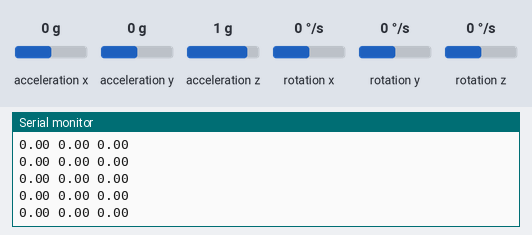
The sketch below on a simulated Arduino Uno, built with avr-gcc and run on an emulated ATmega328P. Shown: the last lines printed to the serial monitor. Wiring (inferred from the names in the program): MPU-6050 motion sensor at I2C address 0x68. Inputs (shaded band) come from the test bench; at power-on: acceleration y 0 g, acceleration z 1 g, rotation x 0 °/s, acceleration x 0 g, rotation y 0 °/s, rotation z 0 °/s.

Above: at 1.3 s.
1.4 s: acceleration y set to 1.4 g
At 2.5 s:
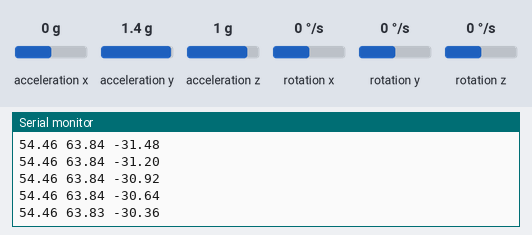
4.4 s: acceleration z set to -1.4 g
At 5.4 s:
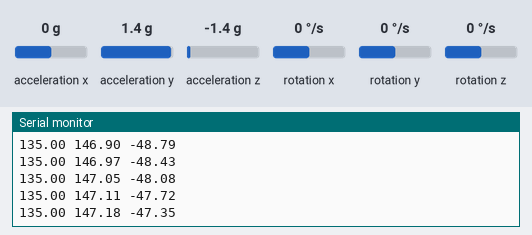
5.9 s: rotation x set to -192 °/s
At 6.8 s:
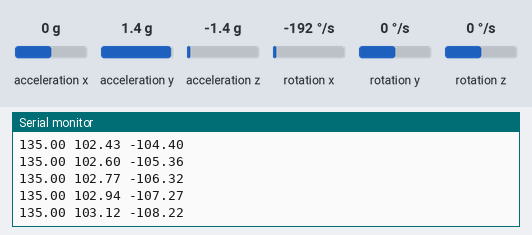
Timing chart, 0 to 8.9 s (numbered marks = the images above; inputs shaded):
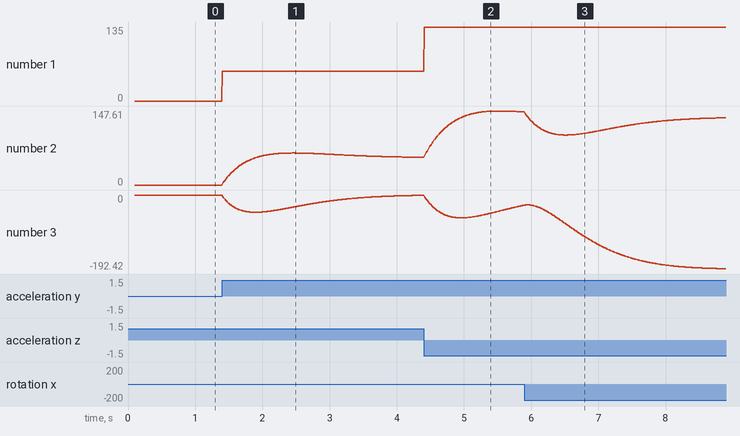

The sketch:

ch08_kalman_mpu6050.ino
```cpp
// Two-state Kalman filter (angle + gyro bias) for MPU6050 pitch angle
// Arduino Uno/Nano: SDA=A4, SCL=A5
#include <Wire.h>
#include <math.h>

const uint8_t MPU = 0x68;

struct Kalman {
  float Qa = 0.001, Qb = 0.003, R = 0.03;   // tune: R = accel noise variance (deg^2)
  float angle = 0, bias = 0;
  float P[2][2] = {{1, 0}, {0, 1}};
  float update(float accAngle, float gyroRate, float dt) {
    // 1) predict with the gyro
    angle += dt * (gyroRate - bias);
    P[0][0] += dt * (dt * P[1][1] - P[0][1] - P[1][0] + Qa);
    P[0][1] -= dt * P[1][1];
    P[1][0] -= dt * P[1][1];
    P[1][1] += Qb * dt;
    // 2) correct with the accelerometer
    float S = P[0][0] + R;
    float K0 = P[0][0] / S, K1 = P[1][0] / S;
    float y = accAngle - angle;
    angle += K0 * y;
    bias  += K1 * y;
    float P00 = P[0][0], P01 = P[0][1];
    P[0][0] -= K0 * P00; P[0][1] -= K0 * P01;
    P[1][0] -= K1 * P00; P[1][1] -= K1 * P01;
    return angle;
  }
} kf;

int16_t read16() { int16_t v = Wire.read() << 8; return v | Wire.read(); }

unsigned long last;

void setup() {
  Serial.begin(115200);
  Wire.begin();
  Wire.beginTransmission(MPU); Wire.write(0x6B); Wire.write(0); Wire.endTransmission(); // wake up
  delay(100);
  last = micros();
}

void loop() {
  Wire.beginTransmission(MPU); Wire.write(0x3B); Wire.endTransmission(false);
  Wire.requestFrom(MPU, (uint8_t)14);
  read16();                                  // accel x (not used for pitch)
  int16_t ay = read16(), az = read16();
  read16();                                  // temperature (not used)
  int16_t gx = read16(); read16(); read16(); // gyro x; y and z not used

  unsigned long now = micros();
  float dt = (now - last) * 1e-6; last = now;

  float accAngle = atan2((float)ay, (float)az) * 180.0 / M_PI;  // deg
  float gyroRate = gx / 131.0;                                  // deg/s (+-250 range)
  float angle = kf.update(accAngle, gyroRate, dt);

  Serial.print(accAngle); Serial.print(' ');
  Serial.print(angle);    Serial.print(' ');
  Serial.println(kf.bias);
  delay(5);                                  // about 200 Hz
}
```

Measured:
- after the input at 1.4 s, the serial monitor: prints a new line at once (image 1)
- plotted number 1: 0 → 54.46 after the input at 1.4 s
- plotted number 2: 0 → 55.18 after the input at 1.4 s
- plotted number 3: 0 → -0.79 after the input at 1.4 s
